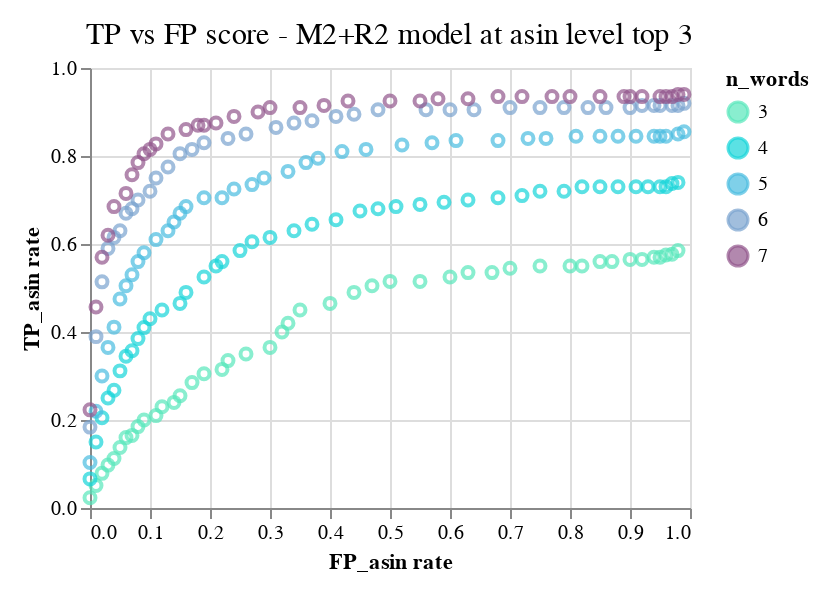

Notebook code for this chart:
### Code cell
source = M2R2
source["FP_asin rate"] = np.round(source["FP_asin"] / (source["TN_asin"]+ source["FP_asin"]),2)
source["TP_asin rate"] = np.round(source["TP_asin"] / (source["TP_asin"]+ source["FN_asin"]),2)
source = source[["n_words","FP_asin rate","TP_asin rate"]]
gb = source.groupby(["n_words","FP_asin rate"]).agg({"TP_asin rate":"mean"}).reset_index()
source = gb
x = 'FP_asin rate'
y = 'TP_asin rate'
color = "n_words"
tooltip = 'TP_asin rate'
chart_type = "point"
title = 'TP vs FP score - M2+R2 model at asin level top 3'
chart = chart_with_tooltip(source, x, y, color, tooltip, title,chart_type)
chart

### Figure 1 — Vega-Lite specification as saved in the notebook (floating-point values rounded to 4 significant figures; data arrays with more than 128 entries replaced by an {"elided": "..."} marker saying what was removed)
{"config": {"view": {"continuousWidth": 400, "continuousHeight": 300}}, "layer": [{"mark": {"type": "point", "interpolate": "basis"}, "encoding": {"color": {"type": "nominal", "field": "n_words", "scale": {"domain": [3.0, 4.0, 5.0, 6.0, 7.0], "range": ["#57E7BB", "#16D4D9", "#49BCDF", "#79A3CE", "#92568B"]}}, "x": {"type": "quantitative", "field": "FP_asin rate"}, "y": {"type": "quantitative", "field": "TP_asin rate"}}}, {"mark": "point", "encoding": {"opacity": {"value": 0}, "x": {"type": "quantitative", "field": "FP_asin rate"}}, "selection": {"selector070": {"type": "single", "nearest": true, "on": "mouseover", "fields": ["FP_asin rate"], "empty": "none"}}}, {"mark": "point", "encoding": {"color": {"type": "nominal", "field": "n_words", "scale": {"domain": [3.0, 4.0, 5.0, 6.0, 7.0], "range": ["#57E7BB", "#16D4D9", "#49BCDF", "#79A3CE", "#92568B"]}}, "opacity": {"condition": {"value": 1, "selection": "selector070"}, "value": 0}, "x": {"type": "quantitative", "field": "FP_asin rate"}, "y": {"type": "quantitative", "field": "TP_asin rate"}}}, {"mark": {"type": "rule", "color": "gray"}, "encoding": {"x": {"type": "quantitative", "field": "FP_asin rate"}}, "transform": [{"filter": {"selection": "selector070"}}]}, {"mark": {"type": "text", "align": "left", "dx": 5, "dy": -5}, "encoding": {"color": {"type": "nominal", "field": "n_words", "scale": {"domain": [3.0, 4.0, 5.0, 6.0, 7.0], "range": ["#57E7BB", "#16D4D9", "#49BCDF", "#79A3CE", "#92568B"]}}, "text": {"condition": {"type": "quantitative", "field": "TP_asin rate", "selection": "selector070"}, "value": " "}, "x": {"type": "quantitative", "field": "FP_asin rate"}, "y": {"type": "quantitative", "field": "TP_asin rate"}}}], "data": {"name": "data-a9558fb176ea2ab190a1d91aa6f9af07"}, "height": 220, "padding": {"left": 10, "top": 10, "right": 10, "bottom": 10}, "title": {"text": "TP vs FP score - M2+R2 model at asin level top 3", "fontSize": 15, "fontWeight": 400}, "width": 300, "$schema": "https://vega.github.io/schema/vega-lite/v4.8.1.json", "datasets": {"data-a9558fb176ea2ab190a1d91aa6f9af07": {"elided": "203 records"}}}
